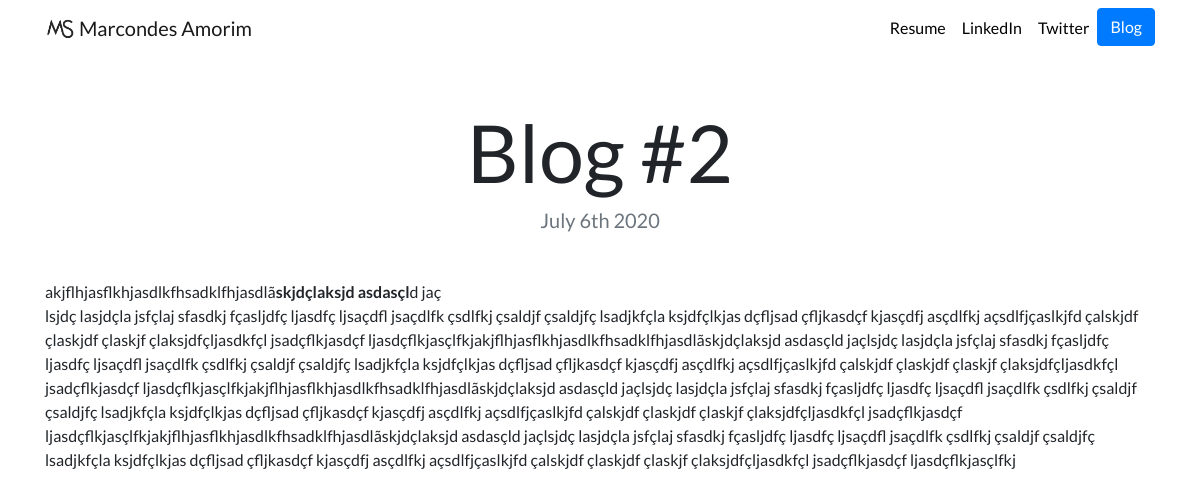
Page /blog/1/ on the committed database.
### blog/models.py (models this page shows, shortened)
class Blog(models.Model):
    title = models.CharField(max_length=200)
    description = models.TextField()
    date = models.DateField()

### blog/views.py (the view)
# urls.py: path('<int:blog_id>/', views.detail, name='detail'),
def detail(request, blog_id):
    blog = get_object_or_404(Blog, pk=blog_id)
    return render(request, 'blog/detail.html', {'blog': blog})

### blog/templates/blog/detail.html
{% extends "portfolio/base.html" %}
{% load static %}
{% block content %}
    <h1 class="text-center mt-5" id="blogdetailtitle">{{ blog.title }}</h1>
    <h5 class="text-center text-muted mb-5">{{ blog.date|date:'F jS Y' }}</h5>
    {{ blog.description|safe }}
{% endblock %}

### portfolio/static/portfolio/custom.css (style rules this page uses)
body { font-family: 'Lato', sans-serif; }
@media (min-width: 992px) { #blogdetailtitle { font-size: 5rem; } }

### rows in the picture
Blog: title "Blog #2", date "July 6th 2020", description "akjflhjasflkhjasdlkfhsadklfhjasdlã skjdçlaksjd asdasçl d jaç lsjdç lasjdçla jsfçlaj sfasdkj fçasljdfç ljasdfç ljsaçdfl jsaçdlfk çsdlfkj çsaldjf çsaldjfç lsadjkfçla ksjdfçlkjas dçfljsad çfljkasdçf kjasçdfj asçdlfkj açsdlfjçaslkjfd çalskjdf çlaskjdf çlaskjf çlaksjdfçljasdkfçl jsadçflkjasdçf ljasdçflkjasçlfkjakjflhjasflkhjasdlkfhsadklfhjasdlãskjdçlaksjd asdasçld jaçlsjdç lasjdçla jsfçlaj sfasdkj fçasljdfç ljasdfç ljsaçdfl jsaçdlfk çsdlfkj çsaldjf çsaldjfç lsadjkfçla ksjdfçlkjas dçfljsad çfljkasdçf kjasçdfj asçdlfkj açsdlfjçaslkjfd çalskjdf çlaskjdf çlaskjf çlaksjdfçljasdkfçl jsadçflkjasdçf ljasdçflkjasçlfkjakjflhjasflkhjasdlkfhsadklfhjasdlãskjdçlaksjd asdasçld jaçlsjdç lasjdçla jsfçlaj sfasdkj…"
